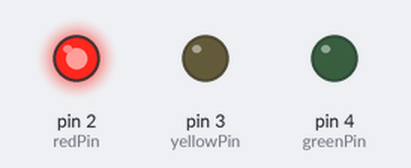
Bench run of a sketch on a simulated Arduino Uno, built with avr-gcc and run on an emulated ATmega328P. Parts: output pins drawn as LEDs (lit = HIGH).

Above: at 2.5 s.
At 6.0 s:
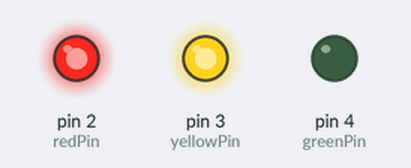
At 9.5 s:
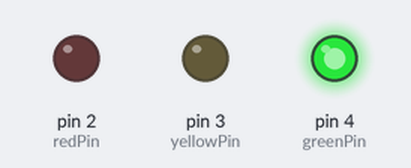
At 13.0 s:
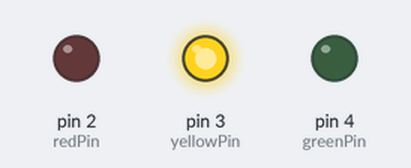
Timing chart, 0 to 18.2 s (numbered marks = the images above):
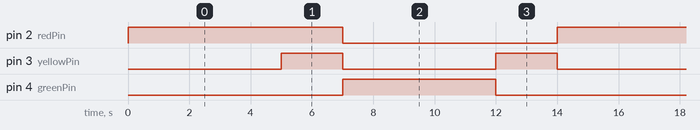

Measured:
- by itself, pin 2 (redPin): alternates HIGH for 7.0 s and LOW for 7.0 s
- by itself, pin 3 (yellowPin): alternates HIGH for 2.0 s and LOW for 5.0 s
- by itself, pin 4 (greenPin): alternates HIGH for 5.0 s and LOW for 9.0 s

The sketch:

traffic.ino
```cpp
// Traffic Light Control Arduino Code

const int redPin = 2;    // Red LED connected to digital pin 2
const int yellowPin = 3; // Yellow LED connected to digital pin 3
const int greenPin = 4;  // Green LED connected to digital pin 4

void setup() {
  pinMode(redPin, OUTPUT);
  pinMode(yellowPin, OUTPUT);
  pinMode(greenPin, OUTPUT);
}

void loop() {
  // Red light
  digitalWrite(redPin, HIGH);
  digitalWrite(yellowPin, LOW);
  digitalWrite(greenPin, LOW);
  delay(5000); // Red light stays on for 5 seconds

  // Red and yellow lights (transition)
  digitalWrite(redPin, HIGH);
  digitalWrite(yellowPin, HIGH);
  digitalWrite(greenPin, LOW);
  delay(2000); // Red and yellow lights stay on for 2 seconds

  // Green light
  digitalWrite(redPin, LOW);
  digitalWrite(yellowPin, LOW);
  digitalWrite(greenPin, HIGH);
  delay(5000); // Green light stays on for 5 seconds

  // Yellow light
  digitalWrite(redPin, LOW);
  digitalWrite(yellowPin, HIGH);
  digitalWrite(greenPin, LOW);
  delay(2000); // Yellow light stays on for 2 seconds
}
```
